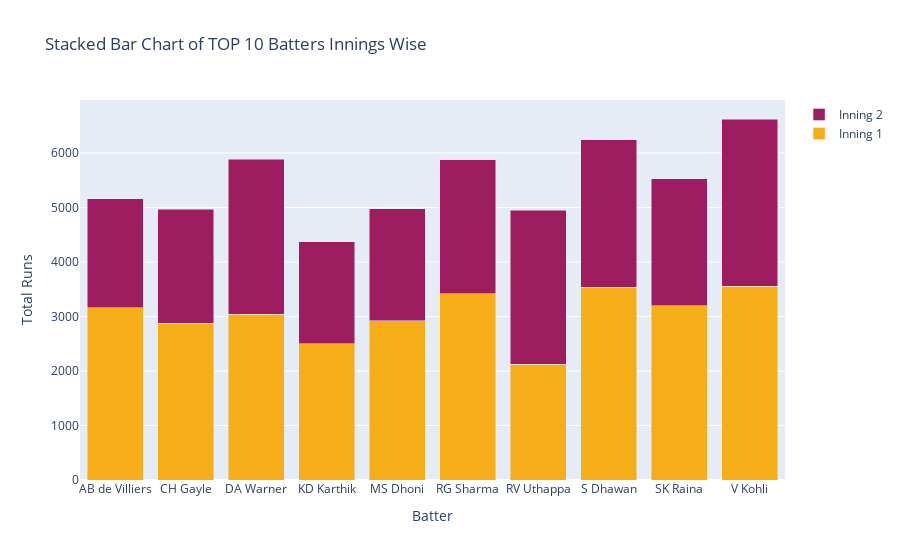

Notebook code cell kept with this figure:
### Markdown cell above
To create a grouped bar chart, you will have to create multiple traces of single Bar Charts. Also you will have to set value of `barmode='stack'` parameter of `go.Layout()` Class.

### Code cell
inning1_trace = go.Bar(x=final_innings_runs['batter'],
                   y=final_innings_runs['first_inning'],
                   marker={'color' : '#F5AD18'},
                   name='Inning 1')
inning2_trace = go.Bar(x=final_innings_runs['batter'],
                   y=final_innings_runs['second_inning'],
                   marker={'color' : '#9E1C60'},
                   name='Inning 2')
data = [inning1_trace, inning2_trace]
layout = go.Layout(title='Stacked Bar Chart of TOP 10 Batters Innings Wise',
                   xaxis={'title' : 'Batter'},
                   yaxis={'title' : 'Total Runs'},
                   barmode='stack')
fig = go.Figure(data=data, layout=layout)
fig.show()

### Figure 1 — Plotly figure (JSON) as saved in the notebook; plotly's stock layout.template omitted (floating-point values rounded to 4 significant figures)
{"data": [{"marker": {"color": "#F5AD18"}, "name": "Inning 1", "type": "bar", "x": ["AB de Villiers", "CH Gayle", "DA Warner", "KD Karthik", "MS Dhoni", "RG Sharma", "RV Uthappa", "S Dhawan", "SK Raina", "V Kohli"], "y": [3163, 2873, 3042, 2497, 2923, 3415, 2120, 3537, 3194, 3554]}, {"marker": {"color": "#9E1C60"}, "name": "Inning 2", "type": "bar", "x": ["AB de Villiers", "CH Gayle", "DA Warner", "KD Karthik", "MS Dhoni", "RG Sharma", "RV Uthappa", "S Dhawan", "SK Raina", "V Kohli"], "y": [1999, 2092, 2839, 1879, 2055, 2464, 2832, 2707, 2334, 3070]}], "layout": {"barmode": "stack", "title": {"text": "Stacked Bar Chart of TOP 10 Batters Innings Wise"}, "xaxis": {"title": {"text": "Batter"}}, "yaxis": {"title": {"text": "Total Runs"}}}}
